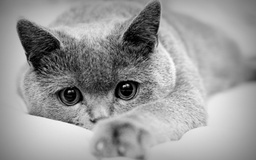
#> input picture data/raw/cat_2K_raw.jpg, 256 x 160 px, shrunk from 2560 x 1600 before the run, found by its file name
$ jupyter execute --allow-errors JPEG_Encoder_Decoder_Demo.ipynb
#> lines starting #> are read from the running program, lines starting #| are printed output that depends on the picture
### src/encoder/read_image.py
from PIL import Image
import numpy as np

# [32 lines left out: function read_image, not called in this run]

### src/decoder/reconstruct_image.py
import numpy as np

# [23 lines left out: function reconstruct_image, not called in this run]

### src/encoder/dct.py
import numpy as np

# [31 lines left out: function Block8_DCT, not called in this run]


# [24 lines of commented-out code are left out]

### src/encoder/transform_1d.py
import numpy as np

# [36 lines left out: function serpentine_scan, not called in this run]

### src/encoder/huffman_encode.py
import heapq
import collections


# [38 lines left out: function huffman_encode, not called in this run]

### src/decoder/huffman_decode.py
import numpy as np
# [39 lines left out: function huffman_decode, not called in this run]

### src/decoder/run_length_decoding.py
import numpy as np
# [22 lines left out: function run_length_decode, not called in this run]

### src/decoder/transform_2d.py
import numpy as np

# [36 lines left out: function serpentine_scan_reverse, not called in this run]

### src/decoder/idct.py
import numpy as np

# [27 lines left out: function Block8_IDCT, not called in this run]

# [24 lines of commented-out code are left out]

### src/utils/compare_images.py
from PIL import Image
import numpy as np
import matplotlib.pyplot as plt
from sklearn.metrics import mean_squared_error
from math import log10, sqrt
import os

# [81 lines left out: functions calculate_compression_ratio, compare_images, not called in this run]

### src/encoder/quantize.py
import numpy as np

# [53 lines left out: functions QuantizationTable, quantize, not called in this run]

### src/encoder/run_length_encoding.py
import numpy as np

# [21 lines left out: function run_length_encode, not called in this run]

### src/decoder/dequantize.py
import numpy as np

# [15 lines left out: function dequantize, not called in this run]

### notebooks/JPEG_Encoder_Decoder_Demo.ipynb
# **JPEG Simulation**

## Specifications

### Introduction

This notebook demonstrates the process of encoding and decoding an image using the JPEG algorithm. The steps include Discrete Cosine Transform (DCT), quantization, Huffman encoding, and run-length encoding for the encoding process, and the reverse for the decoding process.

Here's a general outline of implementation:

1. **DCT (Discrete Cosine Transform)**: The `dct` function in the `encoder` module likely transforms each 8x8 block of the image from the spatial domain to the frequency domain. This separates the high-frequency and low-frequency information in the block.

2. **Quantization**: The `quantize` function in the `encoder` module likely divides the DCT coefficients by a quantization matrix, which applies more compression to the high-frequency components. This is the lossy part of the compression.

3. **Run-Length Encoding**: The `run_length_encoding` function in the `encoder` module likely encodes the quantized coefficients using run-length encoding to reduce the size.

4. **Huffman Encoding**: The `huffman_encode` function in the `encoder` module likely encodes the run-length encoded coefficients using Huffman coding to further reduce the size.

5. **File Writing**: The encoded data is likely written to a file along with a header containing information needed to decompress the image.

For decompression, these steps are performed in reverse order:

1. **File Reading**: The compressed data and header are read from the file.

2. **Huffman Decoding**: The `huffman_decode` function in the `decoder` module likely decodes the Huffman encoded data.

3. **Run-Length Decoding**: The `run_length_decoding` function in the `decoder` module likely decodes the run-length encoded data.

4. **Dequantization**: The `dequantize` function in the `decoder` module likely multiplies the run-length decoded data by the quantization matrix to recover the DCT coefficients.

5. **IDCT (Inverse Discrete Cosine Transform)**: The `idct` function in the `decoder` module likely transforms each 8x8 block of the image from the frequency domain back to the spatial domain.

6. **Image Reconstruction**: The `reconstruct_image` function in the `decoder` module likely reconstructs the image from the 8x8 blocks.

## Import necessary modules

We are importing various modules from our encoder and decoder packages. These modules will help us in performing DCT, quantization, Huffman encoding, run-length encoding, and their inverse operations.

[cell 1]
import sys
import os
sys.path.insert(0, os.path.abspath(os.path.join(os.getcwd(), '..')))

[cell 2]
import importlib
from PIL import Image
import matplotlib.pyplot as plt
import numpy as np
import src.encoder.dct as enc_dct
import src.encoder.read_image as enc_read
import src.encoder.quantize as enc_quantize
import src.encoder.huffman_encode as enc_huff
import src.encoder.run_length_encoding as enc_rle
import src.encoder.transform_1d as enc_trans1d
import src.decoder.huffman_decode as dec_huff
import src.decoder.run_length_decoding as dec_rle
import src.decoder.transform_2d as dec_trans2d
import src.decoder.idct as dec_idct
import src.decoder.reconstruct_image as dec_recon
import src.decoder.dequantize as dec_dequantize
import src.utils.compare_images as utils_comp

[cell 3]
# Reload the modules
importlib.reload(enc_dct)
importlib.reload(enc_read)
importlib.reload(enc_quantize)
importlib.reload(enc_huff)
importlib.reload(enc_rle)
importlib.reload(enc_trans1d)
importlib.reload(dec_huff)
importlib.reload(dec_rle)
importlib.reload(dec_trans2d)
importlib.reload(dec_idct)
importlib.reload(dec_recon)
importlib.reload(dec_dequantize)
importlib.reload(utils_comp)

[cell 4]
from src.encoder.dct import Block8_DCT
from src.encoder.read_image import read_image
from src.encoder.quantize import QuantizationTable
from src.encoder.quantize import quantize
from src.encoder.huffman_encode import huffman_encode
from src.encoder.run_length_encoding import run_length_encode
from src.encoder.transform_1d import serpentine_scan
from src.decoder.huffman_decode import huffman_decode
from src.decoder.run_length_decoding import run_length_decode
from src.decoder.transform_2d import serpentine_scan_reverse
from src.decoder.idct import Block8_IDCT
from src.decoder.reconstruct_image import reconstruct_image
from src.decoder.dequantize import dequantize
from src.utils.compare_images import compare_images

## Loading the image

We are loading an image from our data set to demonstrate the encoding and decoding process. This particular image was chosen because it has a required specifications of being gray-scale image.

[cell 5]
# Load image path
load_image_path = '../data/raw/cat_2k_raw.jpg'

# Extract the filename from the path
filename = os.path.basename(load_image_path)

# Remove the extension
image_name = os.path.splitext(filename)[0]

[cell 6]
def load_image(file_path):
#> called with file_path = '../data/raw/cat_2k_raw.jpg'
    img = Image.open(file_path).convert('L')
    return img

img = load_image(load_image_path)

# Plot the image
plt.imshow(img, cmap='gray')
plt.show()

[cell 7]
import imageio

# Step 1: Load the original image
original_image = imageio.imread(load_image_path)
#> original_image is the input picture: shape (160, 256, 3); min 0, max 251, mean 153.7

# Step 2: Get the number of rows and columns
rows, cols = original_image.shape[0] // 8, original_image.shape[1] // 8
#> rows = 20; cols = 32

## Encoding

[cell 8]
# Step 1: Read the image and divide it into 8x8 blocks
blocks, original_shape = read_image(load_image_path)
#> original_shape = (160, 256)

[cell 9]
print(blocks.shape,blocks[0].shape)
#| (640, 8, 8) (8, 8)

[cell 10]
image_reconstruct_test = reconstruct_image(blocks, original_shape)
#> in reconstruct_image, `padded_height = (original_shape[0] // block_size + 1) * block_size if ..`: padded_height = 160

[cell 11]
# Step 13: Preview the images
plt.figure(figsize=(10, 5))

# plt.subplot(1, 2, 1)
plt.imshow(image_reconstruct_test, cmap='gray')
plt.title('image reconstruct test')


plt.show()

### Performing DCT

We start the encoding process by performing a Discrete Cosine Transform (DCT) on the image. This transforms the image from the spatial domain to the frequency domain, separating the high-frequency and low-frequency information.

[cell 12]
# Step 2: Perform DCT on each block
dct_blocks = np.array([Block8_DCT(block) for block in blocks])

[cell 13]
dct_blocks.shape
#> Out = (640, 8, 8)

[cell 14]
blocks[27]

[cell 15]
dct_blocks[27]

[cell 16]
# Step 3: Perform the quantization step per 8x8 block
q_blocks_low = quantize(dct_blocks, 'low')
q_blocks_high = quantize(dct_blocks, 'high')

[cell 17]
q_blocks_low.shape , q_blocks_high.shape
#> Out = ((640, 8, 8), (640, 8, 8))

[cell 18]
q_blocks_low[27]

[cell 19]
# Step 4: Transform each block from 2-D into 1-D vector
transformed_blocks_low = np.array([serpentine_scan(block) for block in q_blocks_low if block.shape == (8, 8)])
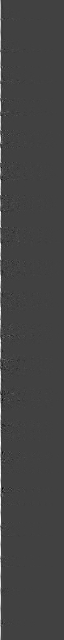
#> transformed_blocks_low: shape (640, 64) float64; min -80.44, max 232.8, mean 2.4; drawn with min black and max white
transformed_blocks_high = np.array([serpentine_scan(block) for block in q_blocks_high if block.shape == (8, 8)])
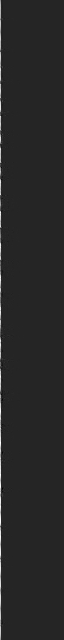
#> transformed_blocks_high: shape (640, 64) float64; min -40.22, max 232.8, mean 2.4; drawn with min black and max white

[cell 20]
transformed_blocks_low.shape , transformed_blocks_high.shape
#> Out = ((640, 64), (640, 64))

[cell 21]
transformed_blocks_low[27]
#> Out = 64 values, max 156.5 at index 0, min -5.71 at index 2, mean 2.41

[cell 22]
# Step 5: Run-length encode
run_length_encoded_blocks_low = [run_length_encode(block) for block in transformed_blocks_low]
#> run_length_encoded_blocks_low = 640 point arrays, longest 64 points
run_length_encoded_blocks_high = [run_length_encode(block) for block in transformed_blocks_high]
#> run_length_encoded_blocks_high = 640 point arrays, longest 64 points

[cell 23]
print(len(run_length_encoded_blocks_low))
#| 640

[cell 24]
run_length_encoded_blocks_low[27]
#> Out = 64 pairs, first value -5.71 to 156.5, second value 1 to 1

[cell 25]
len(run_length_encoded_blocks_low[27])
#> Out = 64

### Huffman Encoding

We continue the encoding process by performing Huffman encoding on the run-length encoded data. This step converts the run-length encoded data into a more compact form, further reducing the size of the data.

[cell 26]
# Step 6: Huffman encode
huffman_encoded_blocks_low = []
huff_dict_low = []
for block in run_length_encoded_blocks_low:
    encoded_block, huff_dict = huffman_encode(block)
    huffman_encoded_blocks_low.append(encoded_block)
    huff_dict_low.append(huff_dict)
#> after the loop, huff_dict_low = 640 items; huffman_encoded_blocks_low = 640 items

huffman_encoded_blocks_high = []
huff_dict_high = []
for block in run_length_encoded_blocks_high:
    encoded_block, huff_dict = huffman_encode(block)
    huffman_encoded_blocks_high.append(encoded_block)
    huff_dict_high.append(huff_dict)

[cell 27]
huffman_encoded_blocks_low[27]
#> Out = 64 items, first 6: '111111', '111110', '000000', '111011', '000001', '111100'

[cell 28]
len(huffman_encoded_blocks_low),len(huffman_encoded_blocks_low[27])
#> Out = (640, 64)

## Decoding

JPEG Decoding Process:

The decoding process is essentially the reverse of the encoding process. It involves the following steps:

1. **Huffman Decoding**: We start the decoding process by performing Huffman decoding on the encoded data. This recovers the run-length encoded data from the Huffman encoded data.

2. **Run-Length Decoding**: The run-length encoded data is then decoded to recover the quantized DCT coefficients.

3. **Dequantization**: The quantized DCT coefficients are multiplied by the quantization matrix to recover the original DCT coefficients.

4. **Inverse DCT**: The Inverse Discrete Cosine Transform (IDCT) is applied to each 8x8 block of DCT coefficients to transform it back to the spatial domain.

5. **Image Reconstruction**: Finally, the image is reconstructed from the 8x8 blocks to produce the final output image.

Throughout this process, we'll be using the functions provided in our `decoder` module.

[cell 29]
# Step 7: Huffman decode
huffman_decoded_blocks_low = huffman_decode(huffman_encoded_blocks_low, huff_dict_low)
huffman_decoded_blocks_high = huffman_decode(huffman_encoded_blocks_high, huff_dict_high)

[cell 30]
huffman_decoded_blocks_low[27]
#> Out = 64 pairs, first value -5.71 to 156.5, second value 1 to 1

[cell 31]
# Step 8: Run-length decode
run_length_decoded_blocks_low = [run_length_decode(block) for block in huffman_decoded_blocks_low]
run_length_decoded_blocks_high = [run_length_decode(block) for block in huffman_decoded_blocks_high]

[cell 32]
run_length_decoded_blocks_low[27]
#> Out = 64 values, max 156.5 at index 0, min -5.71 at index 2, mean 2.41

[cell 33]
# Step 9: Transform 1-D vector into groups of 8x8 matrices
transformed_blocks_low  = [serpentine_scan_reverse(block) for block in run_length_decoded_blocks_low]
transformed_blocks_high = [serpentine_scan_reverse(block) for block in run_length_decoded_blocks_high]

[cell 34]
transformed_blocks_low[27],transformed_blocks_low[27].shape

[cell 35]
# Get the low and high quantization tables
q_table_low = QuantizationTable('low')
q_table_high = QuantizationTable('high')

[cell 36]
# Step 10: Multiply each group by the quantization tables
# Dequantize the blocks
dequantized_blocks_low = dequantize(transformed_blocks_low, q_table_low)
dequantized_blocks_high = dequantize(transformed_blocks_low, q_table_high)

[cell 37]
dequantized_blocks_low[27]

[cell 38]
# Step 12: Apply the IDCT to each 8x8 block
idct_blocks_low = [Block8_IDCT(block) for block in dequantized_blocks_low]
idct_blocks_high = [Block8_IDCT(block) for block in dequantized_blocks_high]

[cell 39]
# Step 13: Combine the 8x8 blocks into a single image

image_low = reconstruct_image(idct_blocks_low, original_shape)
image_high = reconstruct_image(idct_blocks_high, original_shape)
#> call 3 of reconstruct_image, with original_shape = (160, 256), block_size = 8
#> in reconstruct_image (call 3), `img_array = np.block([[blocks[i * padded_width // block_size + j] for ..`:
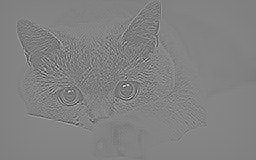
#> img_array: shape (160, 256) float64; min -2408.1, max 2620, mean 153.7; drawn with min black and max white

[cell 40]
image_high.shape

[cell 41]
original_image.shape

[cell 42]
import matplotlib.pyplot as plt

# Step 13: Preview the images
plt.figure(figsize=(10, 5))

# plt.subplot(1, 2, 1)
plt.imshow(image_low, cmap='gray')
plt.title('Low Frequency Components')


plt.show()

[cell 43]
import matplotlib.pyplot as plt

# Step 13: Preview the images
plt.figure(figsize=(10, 5))

# plt.subplot(1, 2, 1)
plt.imshow(image_high, cmap='gray')
plt.title('high Frequency Components')


plt.show()

[cell 44]
# Use the image name in the paths of the resultant images
low_quantization_image_path = f'../data/processed/low_quantization_{image_name}.jpg'
high_quantization_image_path = f'../data/processed/high_quantization_{image_name}.jpg'

[cell 45]
# Save the low-quality image
imageio.imsave(low_quantization_image_path, image_low)

# Save the high-quality image
imageio.imsave(high_quantization_image_path, image_high)

[cell 46]
# Plot the original image
plt.figure(figsize=(10, 5))
plt.imshow(original_image, cmap='gray')
plt.title('Original Image')
plt.show()

## Compare the original and reconstructed images

We are comparing the original and reconstructed images using Mean Squared Error (MSE), Peak Signal-to-Noise Ratio (PSNR), and compression ratio to evaluate the performance of our JPEG encoder and decoder.

[cell 47]
# Step 14: Compare the original image with the low-compressed/high-compressed image
# Compare the images and store the results in a list
results = []
#> (the rest of this cell did not finish here and is left out)
